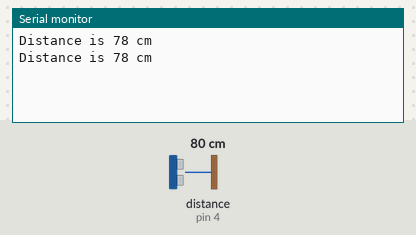
This sketch was run on a simulated Arduino Uno, built with avr-gcc and run on an emulated ATmega328P. Parts: the last lines printed to the serial monitor. Wiring (inferred from the names in the program): ultrasonic range finder: trigger pin 5; echo pin 4. The test bench sets the inputs (shaded band); at power-on: distance to the obstacle (sensor on pin 4) 80 cm. The echo pulse lasts 58.3 µs per cm.

Above: at 1.8 s.
1.9 s: distance to the obstacle (sensor on pin 4) set to 2 cm
At 2.8 s:
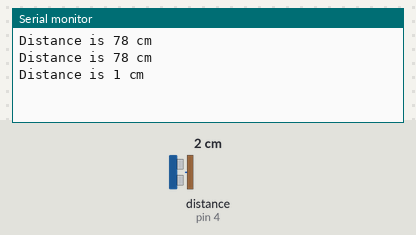
3.4 s: distance to the obstacle (sensor on pin 4) set to 4 cm
At 4.7 s:
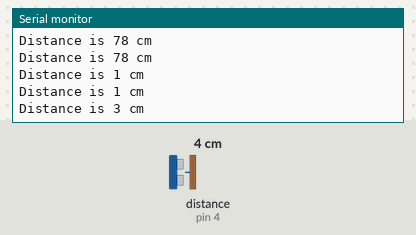
Timing chart, 0 to 6.4 s (numbered marks = the images above; inputs shaded):
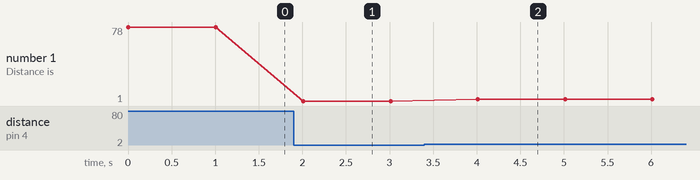

Measured:
- after the input at 1.9 s, the serial monitor: prints a new line after 0.11 s (image 1)
- after the input at 3.4 s, the serial monitor: prints a new line after 0.61 s (image 2)
- plotted number 1: 78 → 1 after the input at 1.9 s, 1 → 3 after the input at 3.4 s

The sketch:

_4-nodemcu_ultrasonic.ino
```cpp
long ultrason_5() {
   long duration, distance;
   digitalWrite(5,LOW);
   delayMicroseconds(2);
   digitalWrite(5, HIGH);
   delayMicroseconds(10);
   digitalWrite(5, LOW);
   duration = pulseIn(4, HIGH);
   distance = duration * 340 / (2 * 10000);
   return distance;
}

void setup()
{
  Serial.begin(9600);
pinMode(5, OUTPUT); // Trigger  Digital Pin  D1  (Board num 5)
pinMode(4, INPUT); // Echo Digital Pin  D2  (Board num 4)

}


void loop()
{

    Serial.print("Distance is ");
    Serial.print(ultrason_5());
    Serial.println(" cm");
    delay(1000);

}
```
